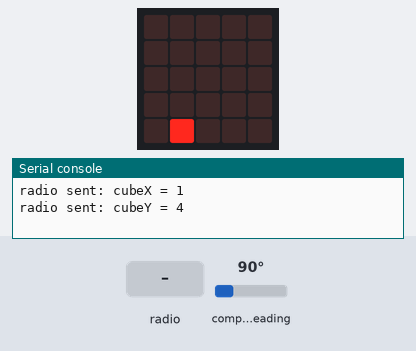
Simulated run of this program. Board: BBC micro:bit (MakeCode). Parts: the board's 5×5 LED display, the last lines printed to the serial console. The test bench sets the inputs (shaded band); at power-on: compass heading 90°. No radio messages arrive unless stated (any console line starting 'radio sent:' is added by the test bench); the compass is already calibrated.

Above: at 1.3 s.
1.4 s: compass heading set to 269°
At 2.62 s:
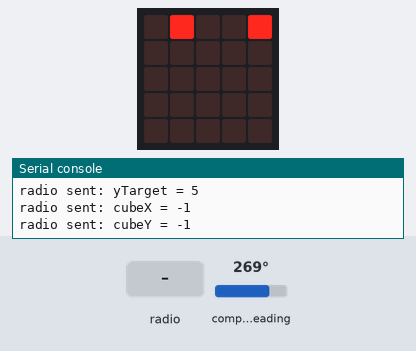
At 3.4 s:
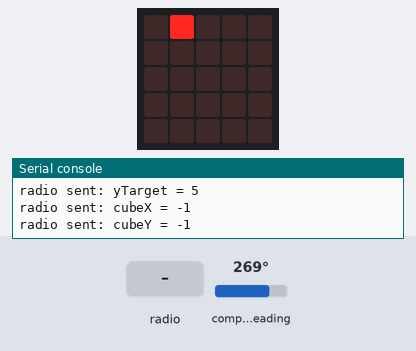
3.6 s: radio message "interact=4" arrives
At 5.6 s:
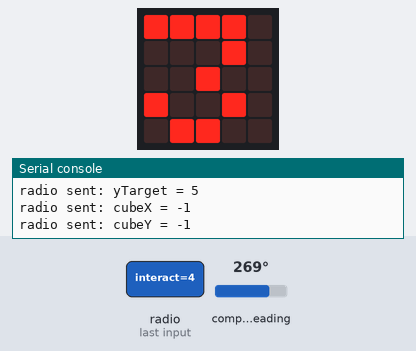
Timing chart, 0 to 7.1 s (numbered marks = the images above; inputs shaded):
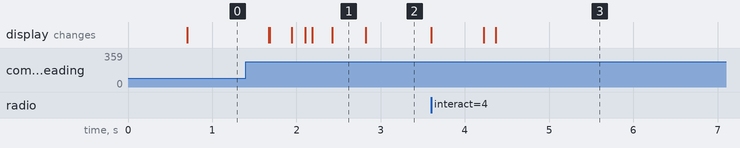

The program:

main.ts
```typescript
function position (x: number, y: number) {
    if (xPosition - 6 == cubeX && yPosition - 5 == cubeY) {
        led.unplot(xPosition - 5, yPosition - 5)
        xPosition = x
        if (xPosition - 5 == cubeX) {
            cubeX += -1
            radio.sendValue("cubeX", cubeX)
            radio.sendValue("cubeY", cubeY)
        }
        yPosition = y
    } else if (xPosition - 4 == cubeX && yPosition - 5 == cubeY) {
        led.unplot(xPosition - 5, yPosition - 5)
        xPosition = x
        if (xPosition - 5 == cubeX) {
            cubeX += 1
            radio.sendValue("cubeX", cubeX)
            radio.sendValue("cubeY", cubeY)
        }
        yPosition = y
    } else {
        led.unplot(xPosition - 5, yPosition - 5)
        xPosition = x
        yPosition = y
    }
}
function cubeGravityDown (num: number) {
    for (let index = 0; index < num; index++) {
        basic.pause(250)
        led.unplot(cubeX, cubeY)
        cubeY += 1
    }
}
radio.onReceivedValue(function (name, value) {
    if (name == "xPos") {
        position(value, yPosition)
    } else if (name == "yPos") {
        position(xPosition, value)
    } else if (name == "interact" && value == 4) {
        basic.showNumber(3)
        Solved = 1
    } else {

    }
})
function cubeGravityUp (num: number) {
    for (let index = 0; index < num; index++) {
        basic.pause(250)
        led.unplot(cubeX, cubeY)
        cubeY += -1
    }
}
let bro_stop = 0
let compassheading = 0
let otherway = 0
let Solved = 0
let cubeX = 0
let cubeY = 0
let yPosition = 0
let xPosition = 0
radio.setGroup(1)
xPosition = 0
yPosition = 0
let Initialheading = input.compassHeading()
let Conestart = (Initialheading + 135) % 360
let Coneend = (Initialheading + 225) % 360
let Coneend2 = (Coneend + 180) % 360
let Conestart2 = (Conestart + 180) % 360
cubeY = 4
cubeX = 1
radio.sendValue("cubeX", cubeX)
radio.sendValue("cubeY", cubeY)
basic.forever(function () {
    if (cubeX != 4 && cubeY != 0) {
        if (otherway == 0) {
            if (Conestart < Coneend) {
                if (compassheading > Conestart && compassheading < Coneend) {
                    cubeGravityUp(4)
                    otherway = 1
                } else {

                }
            } else {
                if (compassheading > Conestart || compassheading < Coneend) {
                    cubeGravityUp(4)
                    otherway = 1
                } else {

                }
            }
        } else {
            if (Conestart2 < Coneend2) {
                if (compassheading > Conestart2 && compassheading < Coneend2) {
                    cubeGravityDown(4)
                    otherway = 0
                } else {

                }
            } else {
                if (compassheading > Conestart2 || compassheading < Coneend2) {
                    cubeGravityDown(4)
                    otherway = 0
                } else {

                }
            }
        }
    } else {
        if (bro_stop == 0) {
            radio.sendValue("xTarget", 9)
            radio.sendValue("yTarget", 5)
            radio.sendValue("cubeX", -1)
            radio.sendValue("cubeY", -1)
            bro_stop = 1
        }
    }
})
basic.forever(function () {
    if (Solved == 1 && (xPosition < 5 || yPosition < 5)) {
        basic.showNumber(3)
    }
})
basic.forever(function () {
    if (cubeX != 4 && cubeY != 0) {
        led.plot(4, 0)
        basic.pause(700)
        led.unplot(4, 0)
        basic.pause(1400)
        led.plot(4, 0)
    }
})
basic.forever(function () {
    compassheading = input.compassHeading()
})
basic.forever(function () {
    led.plot(xPosition - 5, yPosition - 5)
})
basic.forever(function () {
    led.plot(cubeX, cubeY)
})
basic.forever(function () {
    if (cubeX >= 5) {
        cubeX = 4
    }
    if (cubeY >= 5) {
        cubeY = 4
    }
})
basic.forever(function () {
    if (cubeX <= -1) {
        cubeX = 0
    }
    if (cubeY <= -1) {
        cubeY = 0
    }
})
```

test.ts
```typescript
// här hamnar tester och detta kompileras inte när det här paketet används som ett tillägg.
```

Measured:
- after the input at 1.4 s, the display: first changes after 0.27 s (image 1 shows a later state)
- after the input at 3.6 s, the display: changes at once (image 3)
